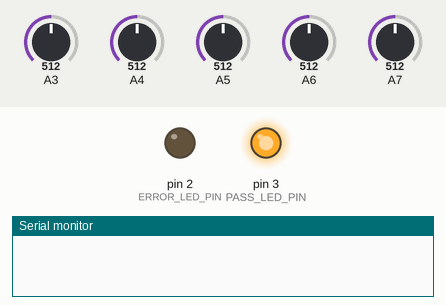
A sketch run on a simulated Arduino Nano, built with avr-gcc and run on an emulated ATmega328P. Parts: output pins drawn as LEDs (lit = HIGH), the last lines printed to the serial monitor. The inputs (shaded band) are chosen by the test bench; at power-on: A3 = 512, A5 = 512, A6 = 512, A7 = 512, A4 = 512.

Above: at 0.2 s.
At 2.1 s:
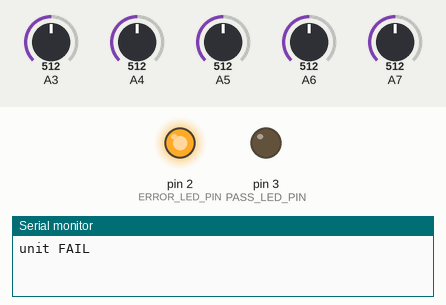
2.2 s: A3 set to 716
3.9 s: A5 set to 716
5.5 s: A6 set to 716
7.2 s: A7 set to 306
8.8 s: A4 set to 30
10.4 s: A5 set to 992
Timing chart, 0 to 13.1 s (numbered marks = the images above; inputs shaded):
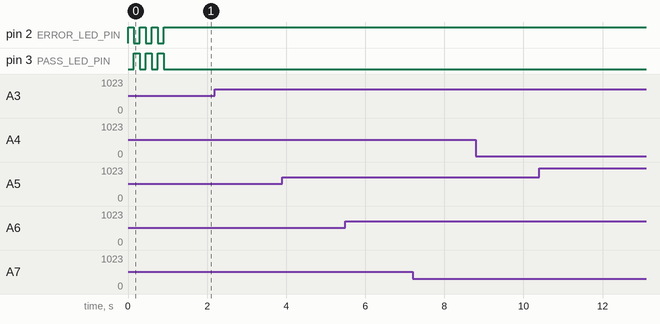

The sketch:

SensorHarnessTester.ino
```cpp
// FC2 Sensor Harness Tester
//
// Reads the harness test voltages with the ATmega328P internal 1.1 V ADC
// reference, reports raw ADC counts and calculated pre-divider input voltage,
// compares each channel against its expected standard, and drives pass/fail LEDs.
//
// LED indication:
//   ERROR/FAIL: D2 HIGH, D3 LOW
//   PASS:       D2 LOW,  D3 HIGH

struct Channel {
  const char *name;
  uint8_t pin;
  float resistorAOhms;
  float resistorBOhms;
  float standardVolts;
  float calibrationFactor;
  float toleranceVolts;
};

constexpr uint8_t ERROR_LED_PIN = 2;
constexpr uint8_t PASS_LED_PIN = 3;

constexpr float ADC_REFERENCE_VOLTS = 1.1;
constexpr float ADC_MAX_COUNT = 1023.0;
constexpr unsigned long LOOP_PERIOD_MS = 100;  // 10 readings/second
constexpr uint8_t TRAILING_CLEAR_SPACES = 20;

// Calibration factors multiply the resistor-divider-based voltage calculation.
// D_0_10, D_12V, and S_12V factors were calculated from live readings with a
// 12.00 VDC stimulus/pass DUT connected. D_GND and S_CTRLIN are intentionally 1.00.
const Channel channels[] = {
  // name       pin  A ohms    B ohms   standard  cal factor  tolerance
  {"D_0_10",   A3, 150000.0, 10000.0, 10.00,     0.99701,     0.5},
  {"D_GND",    A4,   1000.0,  1000.0,  0.00,     1.00000,     0.5},
  {"D_12V",    A5,  15000.0,  1000.0, 12.00,     0.97967,     0.5},
  {"S_12V",    A6,  15000.0,  1000.0, 12.00,     0.97823,     0.3},
  {"S_CTRLIN", A7,   1000.0,  2200.0,  1.13,     1.00000,     0.5},
};

constexpr size_t CHANNEL_COUNT = sizeof(channels) / sizeof(channels[0]);

uint16_t median3(uint16_t a, uint16_t b, uint16_t c) {
  if (a > b) {
    uint16_t t = a;
    a = b;
    b = t;
  }
  if (b > c) {
    uint16_t t = b;
    b = c;
    c = t;
  }
  if (a > b) {
    uint16_t t = a;
    a = b;
    b = t;
  }
  return b;
}

uint16_t readAdcMedian3(uint8_t pin) {
  // Discard one sample after selecting the mux channel, then take median of 3.
  analogRead(pin);
  const uint16_t a = analogRead(pin);
  const uint16_t b = analogRead(pin);
  const uint16_t c = analogRead(pin);
  return median3(a, b, c);
}

float dividerRatio(const Channel &channel) {
  return channel.resistorBOhms / (channel.resistorAOhms + channel.resistorBOhms);
}

float inputVoltsFromCounts(uint16_t counts, const Channel &channel) {
  const float adcPinVolts = (static_cast<float>(counts) * ADC_REFERENCE_VOLTS) / ADC_MAX_COUNT;
  return adcPinVolts / dividerRatio(channel);
}

float calibratedInputVoltsFromCounts(uint16_t counts, const Channel &channel) {
  return inputVoltsFromCounts(counts, channel) * channel.calibrationFactor;
}

bool channelPasses(float inputVolts, const Channel &channel) {
  return inputVolts >= (channel.standardVolts - channel.toleranceVolts) &&
         inputVolts <= (channel.standardVolts + channel.toleranceVolts);
}

void setLights(bool pass) {
  digitalWrite(ERROR_LED_PIN, pass ? LOW : HIGH);
  digitalWrite(PASS_LED_PIN, pass ? HIGH : LOW);
}

void printSpaces(uint8_t count) {
  while (count-- > 0) {
    Serial.print(' ');
  }
}

void printPaddedText(const char *text, uint8_t width) {
  const uint8_t len = strlen(text);
  Serial.print(text);
  if (len < width) {
    printSpaces(width - len);
  }
}

void printPaddedUint(uint16_t value, uint8_t width) {
  char buffer[8];
  ultoa(value, buffer, 10);
  const uint8_t len = strlen(buffer);
  if (len < width) {
    printSpaces(width - len);
  }
  Serial.print(buffer);
}

void printPaddedFloat(float value, uint8_t width, uint8_t precision) {
  char buffer[16];
  dtostrf(value, width, precision, buffer);
  Serial.print(buffer);
}

void finishDisplayLine() {
  printSpaces(TRAILING_CLEAR_SPACES);
  Serial.println();
}

void startupLedTest() {
  for (uint8_t i = 0; i < 3; ++i) {
    digitalWrite(ERROR_LED_PIN, HIGH);
    digitalWrite(PASS_LED_PIN, LOW);
    delay(150);
    digitalWrite(ERROR_LED_PIN, LOW);
    digitalWrite(PASS_LED_PIN, HIGH);
    delay(150);
  }

  digitalWrite(ERROR_LED_PIN, LOW);
  digitalWrite(PASS_LED_PIN, LOW);
}

void setup() {
  pinMode(ERROR_LED_PIN, OUTPUT);
  pinMode(PASS_LED_PIN, OUTPUT);
  startupLedTest();
  setLights(false);

  Serial.begin(115200);
  Serial.print(F("\x1B[2J\x1B[H"));  // Clear once after reset/startup.

  analogReference(INTERNAL);  // Nano/ATmega328P internal 1.1 V reference
  delay(10);

  // Prime ADC/mux after switching references.
  for (size_t i = 0; i < CHANNEL_COUNT; ++i) {
    analogRead(channels[i].pin);
  }
}

void loop() {
  bool allPass = true;

  // ANSI cursor-home. This overwrites the previous fixed-width display without
  // clearing the whole screen, reducing terminal flashing/flicker.
  Serial.print(F("\x1B[H"));
  Serial.print(F("FC2 sensor harness test"));
  finishDisplayLine();
  Serial.print(F("Signal    Ch  Counts   InputV  Standard       Tol  Result"));
  finishDisplayLine();
  Serial.print(F("--------  --  ------  -------  --------  --------  ------"));
  finishDisplayLine();

  for (size_t i = 0; i < CHANNEL_COUNT; ++i) {
    const Channel &channel = channels[i];
    const uint16_t counts = readAdcMedian3(channel.pin);
    const float inputVolts = calibratedInputVoltsFromCounts(counts, channel);
    const bool pass = channelPasses(inputVolts, channel);

    if (!pass) {
      allPass = false;
    }

    char pinName[4];
    pinName[0] = 'A';
    itoa(channel.pin - A0, &pinName[1], 10);

    printPaddedText(channel.name, 8);
    Serial.print(F("  "));
    printPaddedText(pinName, 2);
    Serial.print(F("  "));
    printPaddedUint(counts, 6);
    Serial.print(F("  "));
    printPaddedFloat(inputVolts, 7, 3);
    Serial.print(F("  "));
    printPaddedFloat(channel.standardVolts, 8, 3);
    Serial.print(F("  +/-"));
    printPaddedFloat(channel.toleranceVolts, 5, 3);
    Serial.print(F("  "));
    Serial.print(pass ? F("PASS") : F("FAIL"));
    finishDisplayLine();
  }

  Serial.print(allPass ? F("unit PASS") : F("unit FAIL"));
  finishDisplayLine();
  finishDisplayLine();

  setLights(allPass);
  delay(LOOP_PERIOD_MS);
}
```
